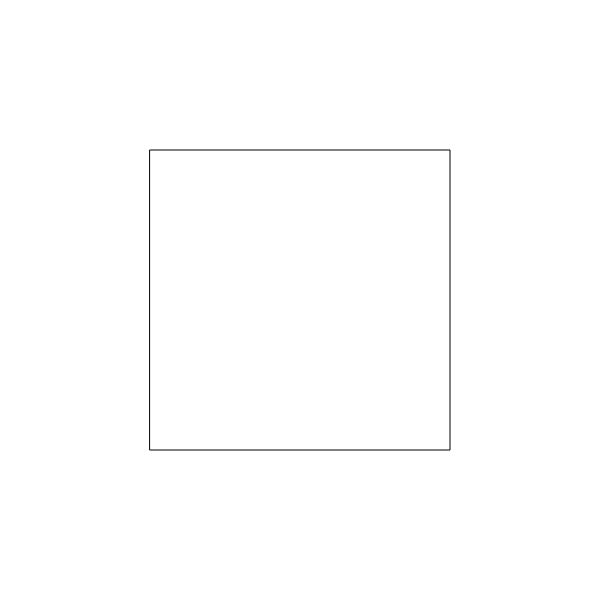
Frame 1 (no input)
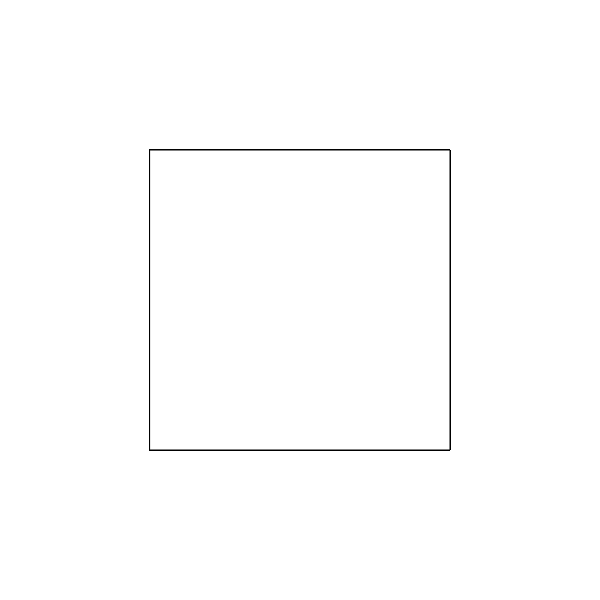
Frame 60 (no input)
Frame 120 (the mouse pressed at the canvas centre since frame 60): identical to frame 60, image omitted

The p5.js sketch that drew these frames (run headless with seeded random() and noise() and a simulated clock; from frame 60 on, the mouse is pressed at the canvas centre):

// p5.js sketch
// ── sketch.js
var size = 600;

function setup() {
  createCanvas(size, size);
  stroke(0);
  strokeWeight(10);
}

function draw() {
  let pg = createGraphics(size, size);
  pg.rect(size/4, size/4, size/2, size/2);
  image(pg, 0, 0, 600, 600);
}
